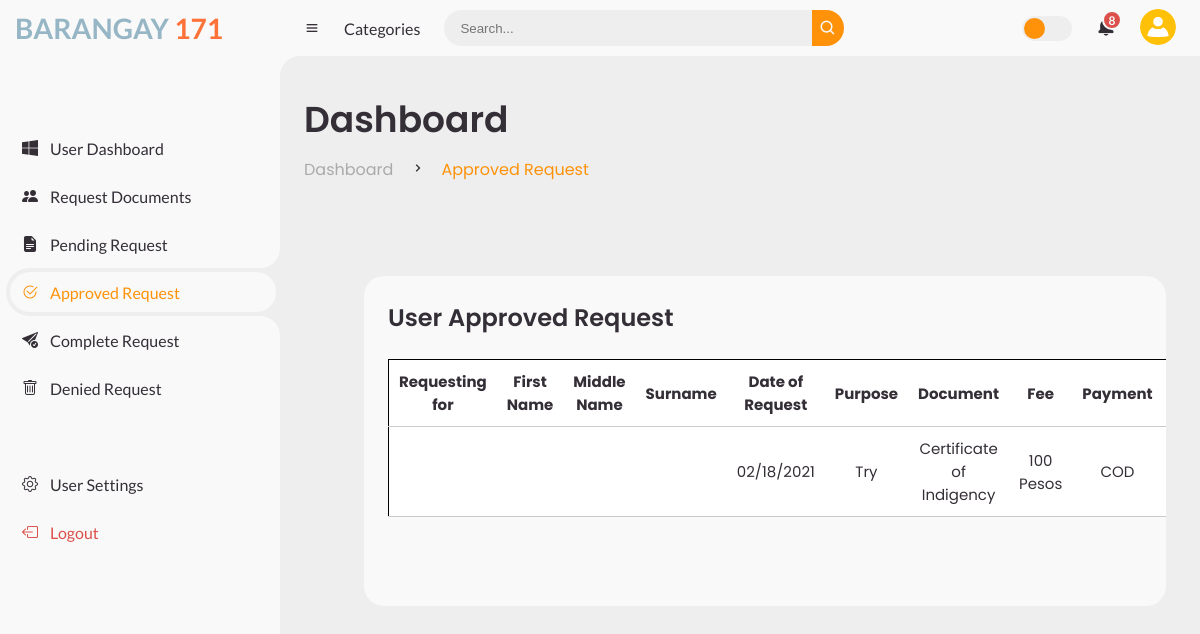
The app's page /userapvreq.php (signed in) with its own data.
### tables this page shows
CREATE TABLE `request` (
  `Username` varchar(50) NOT NULL,
  `id` int(11) NOT NULL,
  `requestingfor` varchar(50) NOT NULL,
  `firstname` varchar(50) NOT NULL,
  `midname` varchar(50) NOT NULL,
  `surname` varchar(50) NOT NULL,
  `Fullname` varchar(50) NOT NULL,
  `Birthdate` varchar(20) NOT NULL,
  `Age` int(2) NOT NULL,
  `Gender` varchar(50) NOT NULL,
  `HomeAddress` varchar(50) NOT NULL,
  `Contact` varchar(11) NOT NULL,
  `DateofRequest` varchar(11) NOT NULL,
  `Purposes` varchar(50) NOT NULL,
  `Documents` varchar(50) NOT NULL,
  `Fee` varchar(50) NOT NULL,
  `ValidID` varchar(50) NOT NULL,
  `FrontID` longblob NOT NULL,
  `BackID` longblob NOT NULL,
  `Payment` varchar(50) NOT NULL,
  `Service` varchar(50) NOT NULL,
  `Status` varchar(50) NOT NULL,
  `approvedby` varchar(255) NOT NULL,
  `deniedby` varchar(255) DEFAULT NULL

);

### usersession.php (called while the page is built, shortened)
<?php
   $user_check = $_SESSION['login_user'];
?>

### requestapproved.php (called while the page is built, shortened)
<?php
$db = mysqli_connect('localhost', 'root', '', 'bdors');
$result = mysqli_query($db, "SELECT * FROM request where Status='Approved' and Username = '$user_check'");
?>

### userapvreq.php (the view, shortened to what this page needs)
<?php
include 'usersession.php';
?>
<!DOCTYPE html>
<html lang="en">
<head>
	<link href='https://unpkg.com/boxicons@2.0.9/css/boxicons.min.css' rel='stylesheet'>
    <link rel="stylesheet" href="https://cdn.jsdelivr.net/npm/bootstrap-icons@1.11.2/font/bootstrap-icons.min.css">
</head>
<body>
	<section id="sidebar">
		<a href="#" class="brand">
			<h3  class="text">
                Barangay
                <span>171</span>
            </h3>
		</a>
		<ul class="side-menu top">
			<li>
				<a href="userportal.php">
                    <i class="bi bi-windows"></i>
					<span class="text">User Dashboard</span>
				</a>
			</li>
			<li>
				<a href="userreq_doc.php">
                    <i class="bi bi-people-fill"></i>
					<span class="text">Request Documents</span>
				</a>
			</li>
			<li class>
				<a href="userrequest.php">
                    <i class="bi bi-file-earmark-text-fill"></i>
					<span class="text">Pending Request</span>
				</a>
			</li>
            <li class="active">
				<a href="userapvreq.php">
				<i class="bi bi-check2-circle"></i>
					<span class="text">Approved Request</span>
				</a>
			</li>
			<li class>
				<a href="usercomreq.php">
				<i class="bi bi-send-check-fill"></i>
					<span class="text">Complete Request</span>
				</a>
			</li>
			<li class>
				<a href="userdenreq.php">
				<i class="bi bi-trash"></i>
					<span class="text">Denied Request</span>
				</a>
			</li>
		</ul>
		<ul class="side-menu">
			<li>
				<a href="usersetting.php">
                    <i class="bi bi-gear"></i>
					<span class="text">User Settings</span>
				</a>
			</li>
			<li>
				<a href="login.php" class="logout">
                    <i class="bi bi-box-arrow-left"></i>
					<span class="text">Logout</span>
				</a>
			</li>
		</ul>
	</section>
	<section id="content">
		<nav>
			<i class='bx bx-menu' ></i>
			<a href="#" class="nav-link">Categories</a>
			<form action="#">
				<div class="form-input">
					<input type="search" placeholder="Search...">
					<button type="submit" class="search-btn"><i class='bx bx-search' ></i></button>
				</div>
			</form>
			<label for="switch-mode" class="switch-mode"></label>
			<a href="#" class="notification">
				<span class="num">8</span>
			</a>
			<a href="#" class="profile">
				<img src="img/user.png">
			</a>
		</nav>
		<main>
			<div class="head-title">
				<div class="left">
					<h1>Dashboard</h1>
					<ul class="breadcrumb">
						<li>
							<a href="userportal.php">Dashboard</a>
						</li>
						<li><i class='bx bx-chevron-right' ></i></li>
						<li>
							<a class="active" href="userapvreq.php">Approved Request</a>
						</li>
					</ul>
				</div>
			</div>
			<div class="content1">
<div class="table-data">
				<div class="order">
					<div class="head">
						<h3>User Approved Request</h3>
					</div>
<?php include ('requestapproved.php');?>
					<table>
						<thead>
						<tr>
   <td><label><b>Requesting for</b></label></td>
   <td><label><b>First Name</b></label></td>
   <td><label><b>Middle Name</b></label></td>
   <td><label><b>Surname</b></label></td>
   <td><label><b>Date of Request</b></label></td>
   <td><label><b>Purpose</b></label></td>
   <td><label><b>Document</b></label></td>
   <td><label><b>Fee</b></label></td>
   <td><label><b>Payment</b></label></td>
   <td><label><b>Service</b></label></td>
   </tr>
						</thead>
						<tbody>
						<?php while ($row=mysqli_fetch_array($result)){ ?>
   <tr>
   <td><?php echo $row['requestingfor'];?></td>
   <td><?php echo $row['firstname'];?></td>
   <td><?php echo $row['middlename'];?></td>
   <td><?php echo $row['surname'];?></td>
  <td><?php echo $row['DateofRequest'];?></td>
  <td><?php echo $row['Purposes'];?></td>
  <td><?php echo $row['Documents'];?></td>
  <td><?php echo $row['Fee'];?></td>
  <td><?php echo $row['Payment'];?></td>
  <td><?php echo $row['Service'];?></td>
  </tr>
  <?php } ?>
						</tbody>
					</table>
				</div>
</div>
		</main>
	</section>
</body>
</html>

### records on screen
request: DateofRequest "02/18/2021", Purposes "Try", Documents "Certificate of Indigency", Fee "100 Pesos", Payment "COD"
